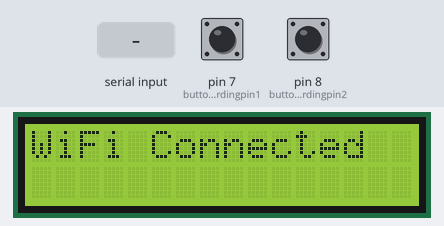
Bench run of a sketch on a simulated Arduino Uno, built with avr-gcc and run on an emulated ATmega328P. Shown: 16×2 character LCD. The test bench sets the inputs (shaded band); at power-on: pin 7 (buttonBoardingpin1) LOW, pin 8 (buttonNotBoardingpin2) LOW. The modem accepts every AT command (registered, SIM ready, sends succeed) and sends nothing else; what the sketch prints to the serial monitor is not drawn.

Above: at 1.4 s.
1.5 s: "GET /?stop=" received over the second serial link
At 3.1 s:
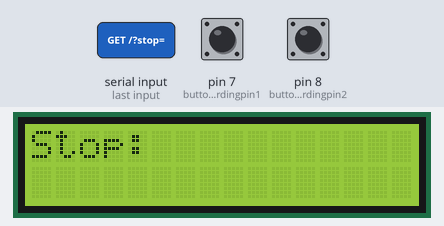
4.0 s: pin 7 (buttonBoardingpin1) pulled HIGH for 0.15 s
6.5 s: pin 8 (buttonNotBoardingpin2) pulled HIGH for 1 s
10.5 s: "=" received over the second serial link
13.0 s: " " received over the second serial link
Timing chart, 0 to 16.0 s (numbered marks = the images above; inputs shaded):
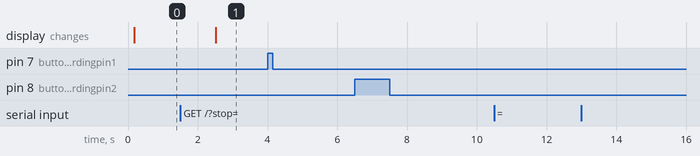

The sketch:

sketch_jun5b.ino
```cpp
// void setup() {
//   // put your setup code here, to run once:

// }

// void loop() {
//   // put your main code here, to run repeatedly:

// }
#include <SoftwareSerial.h>
#include <Wire.h>
#include <LiquidCrystal_I2C.h>

// ESP8266과 시리얼 통신을 설정합니다.
SoftwareSerial esp8266(2, 3); // RX, TX

// I2C LCD 설정
LiquidCrystal_I2C lcd(0x27, 16, 2);

// WiFi 네트워크 정보
const char* ssid = "DESKTOP-Junho";
const char* password = "12345678";

// 안드로이드 서버 정보
const char* androidServerIp = "192.168.137.32"; // 안드로이드 장치의 IP 주소
const int androidServerPort = 8080;

// 버튼 핀 설정
const int buttonBoardingpin1 = 7;
const int buttonNotBoardingpin2 = 8;

int buttonState1 = 0;       // 첫 번째 버튼 상태를 저장할 변수
int buttonState2 = 0;       // 두 번째 버튼 상태를 저장할 변수

// 상태 변수
bool waitingForResponse = false;
String busStopName = "";

void setup() {
  // LCD 초기화
  lcd.begin(16, 2);
  lcd.backlight();
  lcd.setCursor(0, 0);
  lcd.print("Connecting...");

  // 시리얼 모니터와 ESP8266 초기화
  Serial.begin(9600);
  esp8266.begin(9600);

  // 버튼 핀을 입력으로 설정
  pinMode(buttonBoardingpin1, INPUT);
  pinMode(buttonNotBoardingpin2, INPUT);

  // WiFi 연결
  connectToWiFi();

  // 서버 시작
  startServer();
}

// WiFi에 연결하는 함수
void connectToWiFi() {
  sendCommand("AT+RST", 5000, "OK"); // ESP8266 리셋
  sendCommand("AT+CWMODE=1", 1000, "OK"); // 클라이언트 모드 설정

  // WiFi 네트워크에 연결
  String connectCommand = "AT+CWJAP=\"" + String(ssid) + "\",\"" + String(password) + "\"";
  Serial.println("Sending WiFi Connect Command: " + connectCommand);

  if (sendCommand(connectCommand, 15000, "OK")) {
    lcd.clear();
    lcd.setCursor(0, 0);
    lcd.print("WiFi Connected");
    Serial.println("WiFi Connected");

    // IP 주소 확인
    sendCommand("AT+CIFSR", 1000, "OK");
  } else {
    lcd.clear();
    lcd.setCursor(0, 0);
    lcd.print("WiFi Connect Fail");
    Serial.println("WiFi Connect Fail");
  }
}

// 서버를 시작하는 함수
void startServer() {
  sendCommand("AT+CIPMUX=1", 1000, "OK");  // 다중 연결 허용
  String startServerCmd = "AT+CIPSERVER=1,80";  // 포트 80에서 서버 시작
  if (sendCommand(startServerCmd, 1000, "OK")) {
    Serial.println("Server started");
  } else {
    Serial.println("Server failed to start");
  }
}

// 메인 루프
void loop() {
  // ESP8266으로부터 요청을 수신
  if (esp8266.available()) {
    String request = esp8266.readString();
    Serial.println("Received Request: " + request);

    // 요청에서 버스 정류장 이름 추출
    if (request.indexOf("GET /?stop=") != -1) {
      int startIndex = request.indexOf("=") + 1;
      int endIndex = request.indexOf(" ", startIndex);
      busStopName = request.substring(startIndex, endIndex);
      Serial.println("Bus Stop Name: " + busStopName);

      // LCD에 버스 정류장 이름 표시
      lcd.clear();
      lcd.setCursor(0, 0);
      lcd.print("Stop:");
      lcd.setCursor(0, 1);
      lcd.print(busStopName);

      // 안드로이드 장치로 응답
      respondToClient("Bus stop name received");

      // 응답 상태 플래그 설정
      waitingForResponse = true;
    }
  }

  buttonState1 = digitalRead(buttonBoardingpin1); // 첫 번째 버튼 상태를 읽습니다.
  buttonState2 = digitalRead(buttonNotBoardingpin2); // 두 번째 버튼 상태를 읽습니다.

  // 버튼 입력 처리
  if (waitingForResponse) {
    // 탑승 버튼이 눌렸는지 확인
    if (buttonState1 == HIGH) {
      sendBoardingStatus("TRUE"); // 탑승 상태 전송
      Serial.println("Boarding");
      delay(500);                          // 디바운싱을 위해 잠시 대기합니다.

      waitingForResponse = true; // 상태 플래그 초기화
    }
    // 미탑승 버튼이 눌렸는지 확인
    if (buttonState2 == HIGH) {
      sendBoardingStatus("FALSE"); // 미탑승 상태 전송
      Serial.println("NotBoarding");
      delay(500);                          // 디바운싱을 위해 잠시 대기합니다.
      waitingForResponse = true; // 상태 플래그 초기화
    }
  }
}

void respondToClient(String message) {
  // HTTP 응답 생성
  String httpResponse = "HTTP/1.1 200 OK\r\n"
                        "Content-Type: text/html\r\n"
                        "Connection: close\r\n"
                        "Content-Length: " + String(message.length()) + "\r\n\r\n" +
                        message + "\r\n";

  if (sendCommandWithRetry("AT+CIPSEND=0," + String(httpResponse.length()), 1000, ">", 3)) { // 데이터 전송 준비
    esp8266.print(httpResponse); // 응답 전송
    delay(100); // 추가 지연
    sendCommandWithRetry("AT+CIPCLOSE=0", 5000, "OK", 3); // 연결 닫기
  } else {
    Serial.println("Error sending HTTP response");
  }
}

void sendBoardingStatus(String status) {
  // HTTP 요청 생성
  String httpRequest = "GET /?status=" + status + "&stop=" + busStopName + " HTTP/1.1\r\nHost: " + String(androidServerIp) + "\r\nConnection: close\r\n\r\n";

  // 서버에 연결하고 요청 전송
  if (sendCommandWithRetry("AT+CIPCLOSE", 10000, "OK", 1)) { // 이전 연결 닫기
    delay(1000); // 지연 추가
  }

  if (sendCommandWithRetry("AT+CIPSTART=\"TCP\",\"" + String(androidServerIp) + "\"," + String(androidServerPort), 10000, "OK", 3)) {
    delay(1000); // 지연 추가
    if (sendCommandWithRetry("AT+CIPSEND=" + String(httpRequest.length()), 1000, ">", 3)) {
      esp8266.print(httpRequest);
      delay(100); // 추가 지연
      sendCommandWithRetry("AT+CIPCLOSE", 1000, "OK", 3); // 연결 닫기
    } else {
      Serial.println("Error sending boarding status");
    }
  } else {
    Serial.println("Error connecting to server");
  }
}

bool sendCommandWithRetry(String command, int timeout, String expectedResponse, int retryCount) {
  for (int i = 0; i < retryCount; i++) {
    if (sendCommand(command, timeout, expectedResponse)) {
      return true;
    }
    delay(2000); // 재시도 전 대기 시간 증가
  }
  return false;
}

bool sendCommand(String command, int timeout, String expectedResponse) {
  String response = "";
  esp8266.println(command); // 명령 전송
  long int time = millis();
  while ((time + timeout) > millis()) {
    while (esp8266.available()) {
      char c = esp8266.read();
      response += c;
    }
    if (response.indexOf(expectedResponse) != -1) {
      Serial.println(response); // 응답 출력
      return true;
    }
  }
  Serial.println(response); // 응답 출력
  return false;
}
```

Measured:
- after the input at 1.5 s, the display: changes after 1.0 s (image 1)
- after the input at 4.0 s, every drawn part: stays the same
- after the input at 6.5 s, every drawn part: stays the same
- after the input at 10.5 s, every drawn part: stays the same
- after the input at 13.0 s, every drawn part: stays the same
